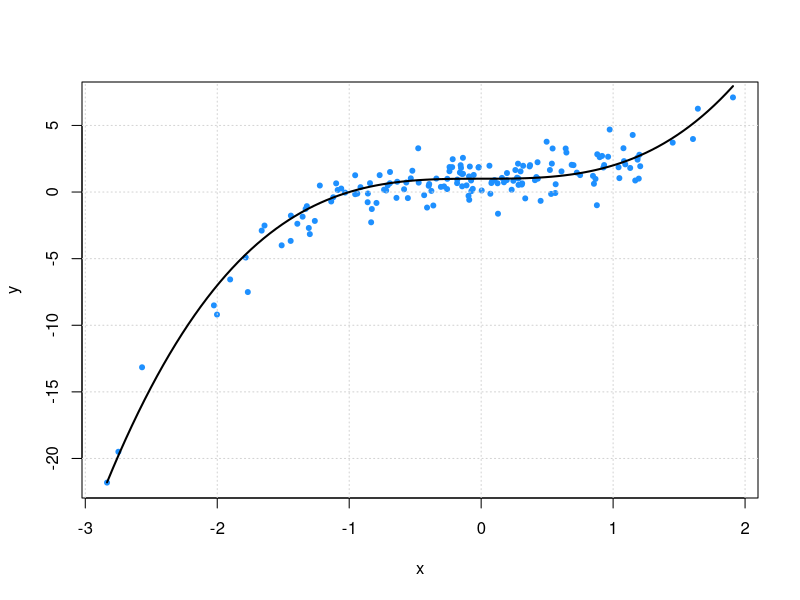

Write R code to recreate this figure. (Note: this script raises an error after producing the figure.)
# New home assignment
# Resamling

# 1. Function for generating random samples of a particular sample size for the model
# y = 1 + x^3 + u, where x is stN and u is stN.

gen_sim_data = function(sample_size) {
  u = rnorm(sample_size)
  x = rnorm(sample_size)
  y = 1 + x ^ 3 + u
  data.frame(x, y)
}

# Simulate a single dataset, split it into a train and 
# validation set. Here, the validation set is 20% of the data.
set.seed(90)
sim_data = gen_sim_data(sample_size = 200)
sim_idx  = sample(1:nrow(sim_data), 160)
sim_trn  = sim_data[sim_idx, ]
sim_val  = sim_data[-sim_idx, ]

# Plot this training data, as well as the true regression function.

plot(y ~ x, data = sim_trn, col = "dodgerblue", pch = 20)
grid()
curve(1 + x ^ 3, add = TRUE, col = "black", lwd = 2)


# 2. Write functions we need in 3.
# write a small function to calculate MSE
calc_mse = function(actual, predicted) {
  mean((actual - predicted) ^ 2)
}

# write a fuction to calculate a K-fold cross validation statistic (only for K>=2)
my.kfold = function(model,data,K){
  # check if the sample size is a multiple of K
  n = max(dim(data))
  folds = c()
  if(floor(n/K)==ceiling(n/K)){
    nf = n/K # number of obs in a fold
    for(i in 1:K){
      folds = c(folds,rep(i,times=nf))
    }
    MSE = c()
    for(i in 1:K){
      train = (folds!=i)
      valid = (folds==i)
      fit = lm(model,data=data[train,])
      y.pred = predict(fit,newdata=data[valid,])
      MSE[i] = calc_mse(data$y[valid], y.pred)
    }
    KF = mean(MSE)
  }else{
    cat("The data cannot be split evenly into ",K, "folds! \n")
    KF = NA
  }
  return(KF)
}

# 3. Simulation study 
# Compare:
# 3.1. use the whole dataset to calculate MSE and choose the model
# 3.2. use validation approach
# 3.3. use K-10 approach

num_sims = 100
num_degrees = 10
K = 10

whole_set = matrix(0, ncol = num_degrees, nrow = num_sims)
val_mse = matrix(0, ncol = num_degrees, nrow = num_sims)
cv_mse = matrix(0, ncol = num_degrees, nrow = num_sims)

set.seed(90)
choice_whole = c()
choice_val = c()
choice_cv = c()

for (i in 1:num_sims) {
  # simulate data
  sim_data = gen_sim_data(sample_size = 200)
  # set aside validation set
  sim_idx = sample(1:nrow(sim_data), 160)
  sim_trn = sim_data[sim_idx, ]
  sim_val = sim_data[-sim_idx, ]
  # fit models and store MSEs
  for (j in 1:num_degrees) {
    #fit model
    fit = glm(y ~ poly(x, degree = j), data = sim_trn)
    # calculate error
    whole_set[i, j] = calc_mse(actual = sim_trn$y, predicted = predict(fit, sim_trn))
    val_mse[i, j] = calc_mse(actual = sim_val$y, predicted = predict(fit, sim_val))
    cv_mse[i, j] = my.kfold(y ~ poly(x, degree = j),sim_data,K)
  }
  choice_whole[i] = which.min(whole_set[i, ])
  choice_val[i] = which.min(val_mse[i, ])
  choice_cv[i] = which.min(cv_mse[i, ])
  
}

whole.mean = colMeans(whole_set)
val.mean = colMeans(val_mse)
cv.mean = colMeans(cv_mse)

whole.sd = apply(whole_set,2,sd)
val.sd = apply(val_mse,2,sd)
cv.sd = apply(cv_mse,2,sd)

options(scipen=999)
results = data.frame(whole.mean, whole.sd, val.mean, val.sd,  cv.mean, cv.sd)

# 4. Tables and plots.
whole_freq <- table(choice_whole)/100
val_freq <- table(choice_val)/100
cv_freq <- table(choice_cv)/100

whole_freq
val_freq
cv_freq

install.packages("ggplot2")
library(ggplot2)
choice = data.frame(choice_whole, choice_val, choice_cv)
names_for_graph = c('training error', 'validation set error', 'CV error')
for (i in 1:3){
  print(qplot(choice[i],
        geom="histogram",
        binwidth=1,  
        main= substitute(paste("Model Chosen:", a), list(a = names_for_graph[i])),
        xlab="Polynomial Degree",
        ylab = 'Times Chosen',
        fill=I("blue"), 
        col=I("red"),
        breaks=c(0:10),
        xlim = c(0,10)
  ))
}


# 5. Explain your results.
# differences: whole is just wrong
# validation compared to cv: less variance, better selections